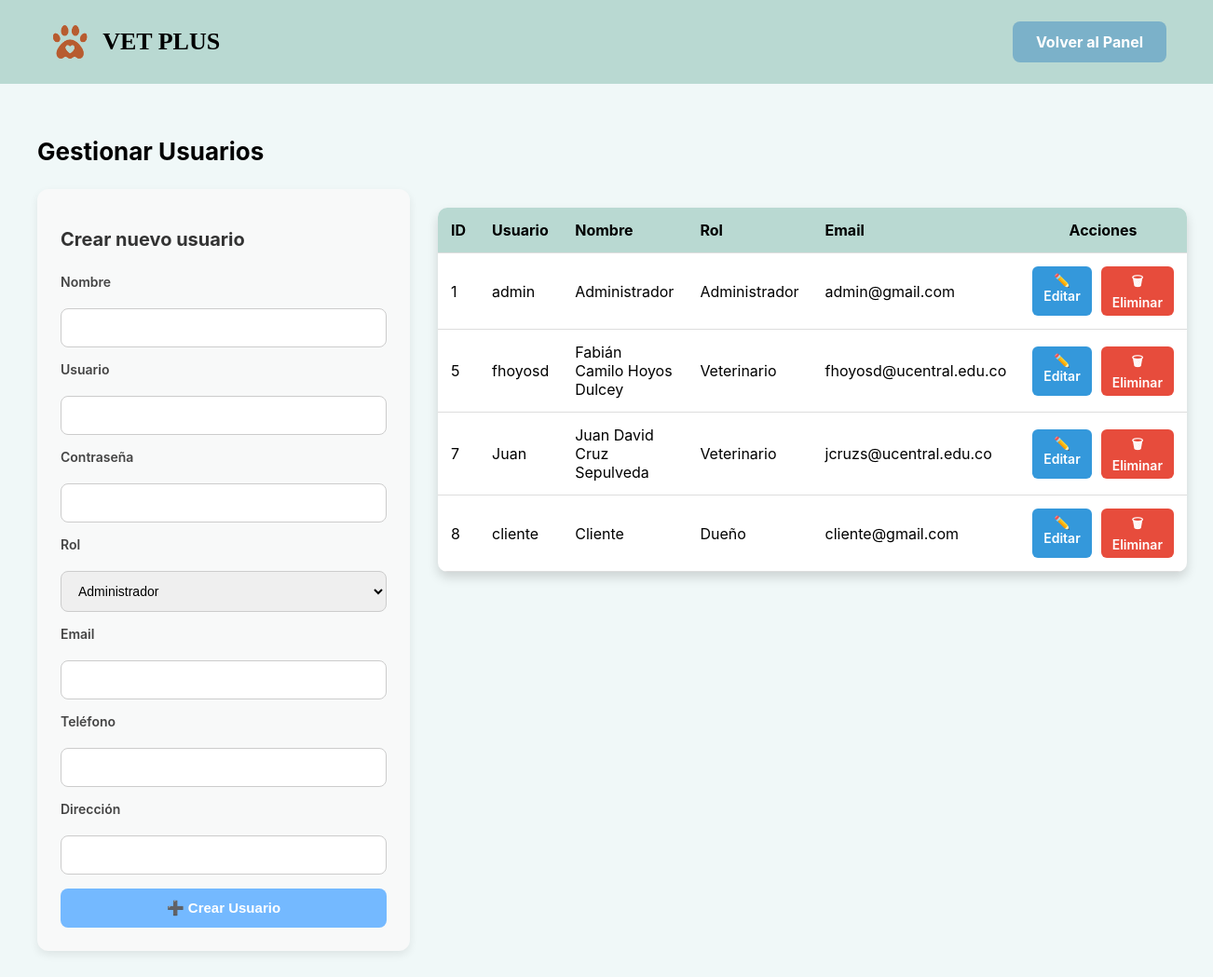
Page /users (signed in) on the earlier database version.
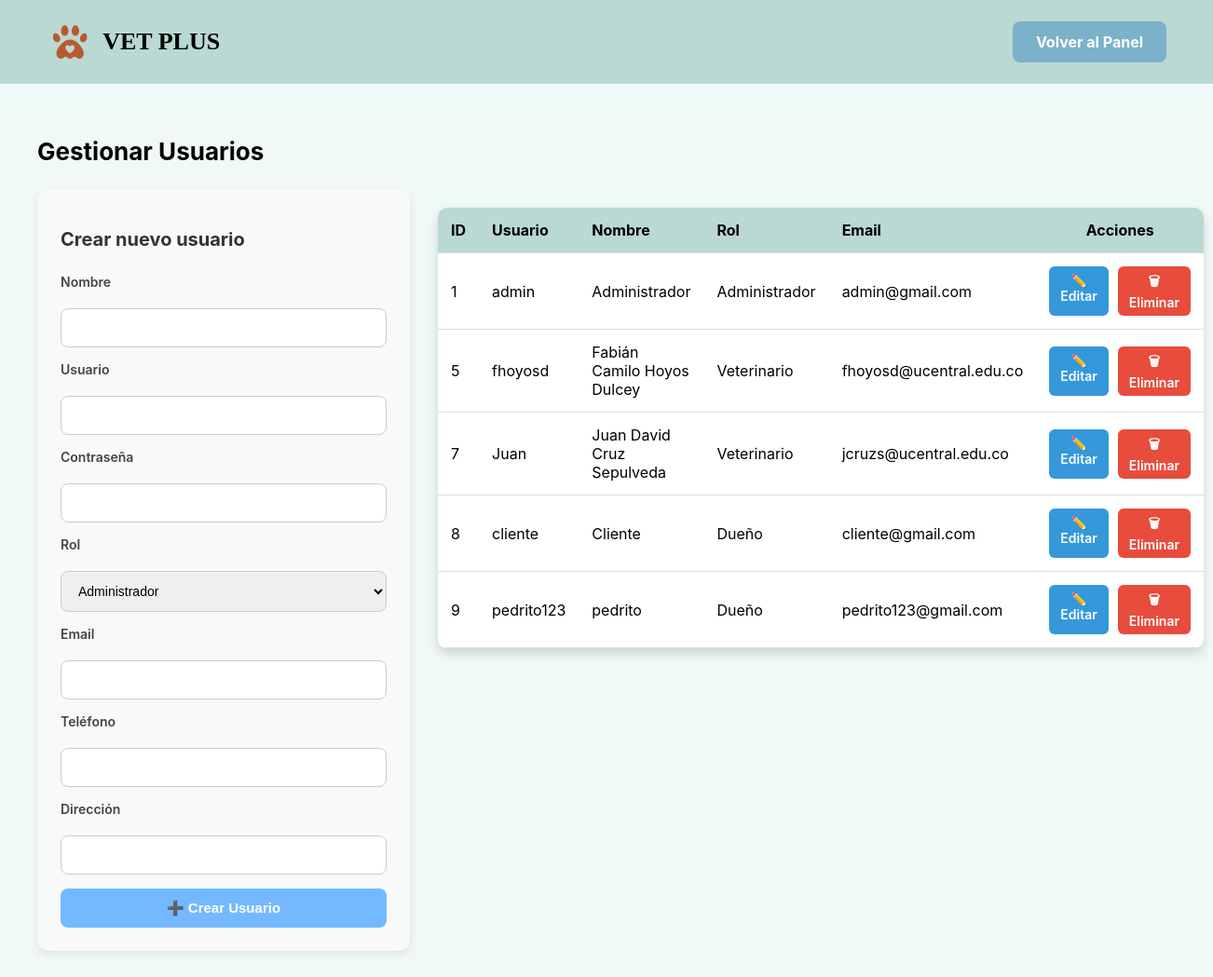
Same page on the later database version.
### vetplus/models.py (models this page shows, shortened)
class User(db.Model, UserMixin):
    id = db.Column(db.Integer, primary_key = True)
    username = db.Column(db.String(50), unique = True, nullable = False)
    password = db.Column(db.String(100), nullable = False)
    role = db.Column(db.String(20), nullable = False, default = "owner") # owner, vet, admin
    name = db.Column(db.String(50), nullable = False)
    email = db.Column(db.String(100), unique = True, nullable = False)
    phone = db.Column(db.String(20), nullable = False)
    address = db.Column(db.String(200), nullable = False)
    pets = db.relationship("Pet", backref = "owner", cascade = "all, delete-orphan")
    patients = db.relationship(
        "Pet",
        secondary = vet_pet,
        back_populates = "veterinarians"
    )

### vetplus/routes/users.py (the view)
@users_bp.route("/users")
@login_required
def manage_users():
    admin_required()
    users = User.query.all()
    return render_template("admin/users/manage_users.html", users = users)

### vetplus/models.py (called while the page is built)
@login_manager.user_loader
def load_user(user_id):
    return User.query.get(int(user_id))

### vetplus/utils.py (called while the page is built)
def admin_required():
    if not current_user.is_authenticated or current_user.role != "admin":
        abort(403)

### templates/admin/users/manage_users.html (shortened to what this page needs)
<!DOCTYPE html>
<html lang="es">
<head>
</head>
<body>
    <header>
        <div class="logo">
            <img src="{{ url_for('static', filename='img/logo.png') }}" alt="Logo Vetplus">
            <h1>VET PLUS</h1>
        </div>
        <a href="{{ url_for('admin.dashboard') }}" class="btn">Volver al Panel</a>
    </header>
    <main>
        <h1>Gestionar Usuarios</h1>
        <div class="container">
            <form method="POST" action="{{ url_for('users.create_user') }}">
                <h2>Crear nuevo usuario</h2>
                <label>Nombre</label>
                <input type="text" name="name" required>
                <label>Usuario</label>
                <input type="text" name="username" required>
                <label>Contraseña</label>
                <input type="password" name="password" required>
                <label>Rol</label>
                <select name="role" required>
                    <option value="admin">Administrador</option>
                </select>
                <label>Email</label>
                <input type="email" name="email">
                <label>Teléfono</label>
                <input type="text" name="phone">
                <label>Dirección</label>
                <input type="text" name="address">
                <button type="submit">➕ Crear Usuario</button>
            </form>
            <div>
                <table>
                    <tr>
                        <th>ID</th>
                        <th>Usuario</th>
                        <th>Nombre</th>
                        <th>Rol</th>
                        <th>Email</th>
                        <th class="actions-col">Acciones</th>
                    </tr>
                    {% for u in users %}
                    <tr>
                        <td>{{ u.id }}</td>
                        <td>{{ u.username }}</td>
                        <td>{{ u.name }}</td>
                        {% set role_names = {"admin": "Administrador", "owner": "Dueño", "vet": "Veterinario"} %}
                        <td>{{ role_names.get(u.role, u.role) }}</td>
                        <td>{{ u.email }}</td>
                        <td class="actions-col">
                            <div class="actions">
                                <a href="{{ url_for('users.edit_user', user_id=u.id) }}" class="btn-edit">✏️ Editar</a>
                                <a href="{{ url_for('users.delete_user', user_id=u.id) }}"onclick="return confirm('¿Eliminar este usuario?')" class="btn-delete">🗑 Eliminar</a>
                            </div>
                        </td>
                    </tr>
                    {% endfor %}
                </table>
            </div>
        </div>
    </main>
</body>
</html>

### templates/admin/users/manage_users.html (style rules this page uses)
body { margin: 0; font-family: 'Inter', sans-serif; background-color: #f0f8f8; color: #000; }
header { display: flex; justify-content: space-between; align-items: center; padding: 20px 50px; background-color: #b9d9d2; }
.logo { display: flex; align-items: center; gap: 10px; }
.logo img { height: 50px; }
.logo h1 { font-family: 'Just Me Again Down Here', cursive; font-size: 26px; margin: 0; }
.btn { background: #7bb1c9; border: none; padding: 12px 25px; font-size: 16px; font-weight: bold; border-radius: 8px; cursor: pointer; color: #fff; transition: transform 0.2s ease, background 0.3s ease; text-decoration: none; }
main { padding: 40px; max-width: 1300px; margin: 0 auto; }
h1 { font-size: 26px; margin-bottom: 25px; }
.container { display: grid; grid-template-columns: 400px 1fr; gap: 30px; align-items: start; }
form { background: #f8f9f9; padding: 25px; border-radius: 12px; box-shadow: 0 4px 10px rgba(0, 0, 0, 0.08); display: flex; flex-direction: column; gap: 15px; }
form h2 { margin-bottom: 10px; font-size: 20px; color: #333; }
form label { font-size: 14px; font-weight: 600; margin-bottom: 5px; color: #444; }
form input, form select { width: 100%; max-width: 100%; box-sizing: border-box; padding: 12px 14px; border: 1px solid #ccc; border-radius: 8px; font-size: 14px; transition: all 0.2s ease; }
form button { background: #74b9ff; border: none; padding: 12px; border-radius: 8px; font-size: 15px; font-weight: 600; color: #fff; cursor: pointer; transition: background 0.2s ease; }
table { width: 100%; border-collapse: collapse; margin-top: 20px; background: #fff; border-radius: 10px; overflow: hidden; box-shadow: 0px 6px 12px rgba(0, 0, 0, 0.15); align-self: start; }
th, td { padding: 14px; text-align: left; border-bottom: 1px solid #ddd; }
th { background: #b9d9d2; font-weight: bold; }
th.actions-col, td.actions-col { width: 150px; text-align: center; }
.actions { display: flex; gap: 10px; justify-content: center; }
.btn-edit, .btn-delete { padding: 6px 12px; border: none; border-radius: 6px; font-weight: 600; cursor: pointer; text-decoration: none; transition: 0.3s; display: inline-block; font-size: 14px; }
.btn-edit { background: #3498db; color: #fff; }
.btn-delete { background: #e74c3c; color: #fff; }

Differences in the rows shown:
added User: id "9", username "pedrito123", name "pedrito", get "Dueño", email "pedrito123@gmail.com"
